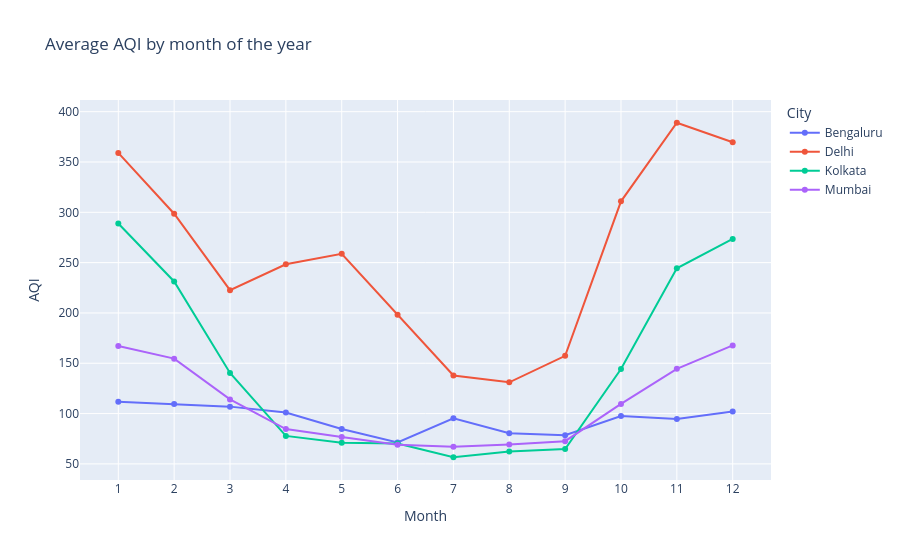
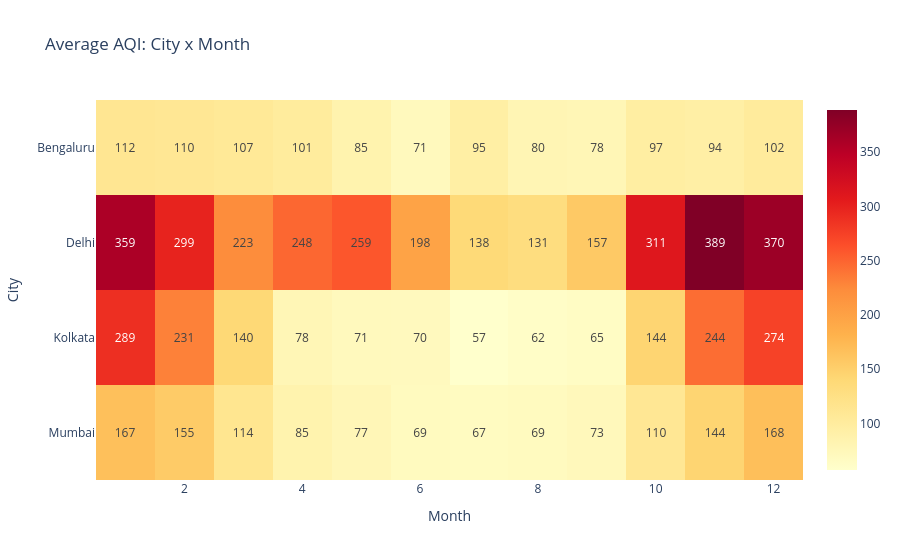

These figures' notebook cell, in order:
### Code cell
monthly = aqi_clean.groupby(["Month", "City"])["AQI"].mean().round(1).reset_index()

fig = px.line(monthly, x="Month", y="AQI", color="City", markers=True,
              title="Average AQI by month of the year")
fig.update_xaxes(dtick=1)
fig.show()

pivot = aqi_clean.pivot_table(values="AQI", index="City", columns="Month", aggfunc="mean").round(0)
fig = px.imshow(pivot, text_auto=True, color_continuous_scale="YlOrRd",
                aspect="auto", title="Average AQI: City x Month")
fig.show()

### Figure 1 — Plotly figure (JSON) as saved in the notebook; plotly's stock layout.template omitted (floating-point values rounded to 4 significant figures)
{"data": [{"hovertemplate": "City=Bengaluru<br>Month=%{x}<br>AQI=%{y}<extra></extra>", "legendgroup": "Bengaluru", "line": {"color": "#636efa", "dash": "solid"}, "marker": {"symbol": "circle"}, "mode": "lines+markers", "name": "Bengaluru", "orientation": "v", "showlegend": true, "type": "scatter", "x": [1, 2, 3, 4, 5, 6, 7, 8, 9, 10, 11, 12], "xaxis": "x", "y": [111.7, 109.5, 106.9, 101.1, 84.7, 71.3, 95.3, 80.5, 78.5, 97.5, 94.5, 102.1], "yaxis": "y"}, {"hovertemplate": "City=Delhi<br>Month=%{x}<br>AQI=%{y}<extra></extra>", "legendgroup": "Delhi", "line": {"color": "#EF553B", "dash": "solid"}, "marker": {"symbol": "circle"}, "mode": "lines+markers", "name": "Delhi", "orientation": "v", "showlegend": true, "type": "scatter", "x": [1, 2, 3, 4, 5, 6, 7, 8, 9, 10, 11, 12], "xaxis": "x", "y": [359.0, 298.6, 222.6, 248.4, 258.7, 198.2, 137.8, 131.1, 157.4, 310.9, 389.0, 369.6], "yaxis": "y"}, {"hovertemplate": "City=Kolkata<br>Month=%{x}<br>AQI=%{y}<extra></extra>", "legendgroup": "Kolkata", "line": {"color": "#00cc96", "dash": "solid"}, "marker": {"symbol": "circle"}, "mode": "lines+markers", "name": "Kolkata", "orientation": "v", "showlegend": true, "type": "scatter", "x": [1, 2, 3, 4, 5, 6, 7, 8, 9, 10, 11, 12], "xaxis": "x", "y": [288.9, 231.3, 140.3, 77.8, 71.0, 70.2, 56.6, 62.2, 64.7, 144.3, 244.3, 273.6], "yaxis": "y"}, {"hovertemplate": "City=Mumbai<br>Month=%{x}<br>AQI=%{y}<extra></extra>", "legendgroup": "Mumbai", "line": {"color": "#ab63fa", "dash": "solid"}, "marker": {"symbol": "circle"}, "mode": "lines+markers", "name": "Mumbai", "orientation": "v", "showlegend": true, "type": "scatter", "x": [1, 2, 3, 4, 5, 6, 7, 8, 9, 10, 11, 12], "xaxis": "x", "y": [167.1, 154.6, 114.1, 84.6, 76.8, 69.0, 67.1, 69.3, 72.6, 109.6, 144.5, 167.7], "yaxis": "y"}], "layout": {"legend": {"title": {"text": "City"}, "tracegroupgap": 0}, "title": {"text": "Average AQI by month of the year"}, "xaxis": {"anchor": "y", "domain": [0, 1], "dtick": 1, "title": {"text": "Month"}}, "yaxis": {"anchor": "x", "domain": [0, 1], "title": {"text": "AQI"}}}}

### Figure 2 — Plotly figure (JSON) as saved in the notebook; plotly's stock layout.template omitted (floating-point values rounded to 4 significant figures)
{"data": [{"coloraxis": "coloraxis", "hovertemplate": "Month: %{x}<br>City: %{y}<br>color: %{z}<extra></extra>", "name": "0", "texttemplate": "%{z}", "type": "heatmap", "x": [1, 2, 3, 4, 5, 6, 7, 8, 9, 10, 11, 12], "xaxis": "x", "y": ["Bengaluru", "Delhi", "Kolkata", "Mumbai"], "yaxis": "y", "z": [[112.0, 110.0, 107.0, 101.0, 85.0, 71.0, 95.0, 80.0, 78.0, 97.0, 94.0, 102.0], [359.0, 299.0, 223.0, 248.0, 259.0, 198.0, 138.0, 131.0, 157.0, 311.0, 389.0, 370.0], [289.0, 231.0, 140.0, 78.0, 71.0, 70.0, 57.0, 62.0, 65.0, 144.0, 244.0, 274.0], [167.0, 155.0, 114.0, 85.0, 77.0, 69.0, 67.0, 69.0, 73.0, 110.0, 144.0, 168.0]]}], "layout": {"coloraxis": {"autocolorscale": false, "colorscale": [[0, "rgb(255,255,204)"], [0.125, "rgb(255,237,160)"], [0.25, "rgb(254,217,118)"], [0.375, "rgb(254,178,76)"], [0.5, "rgb(253,141,60)"], [0.625, "rgb(252,78,42)"], [0.75, "rgb(227,26,28)"], [0.875, "rgb(189,0,38)"], [1, "rgb(128,0,38)"]]}, "title": {"text": "Average AQI: City x Month"}, "xaxis": {"anchor": "y", "domain": [0, 1], "title": {"text": "Month"}}, "yaxis": {"anchor": "x", "autorange": "reversed", "domain": [0, 1], "title": {"text": "City"}}}}
